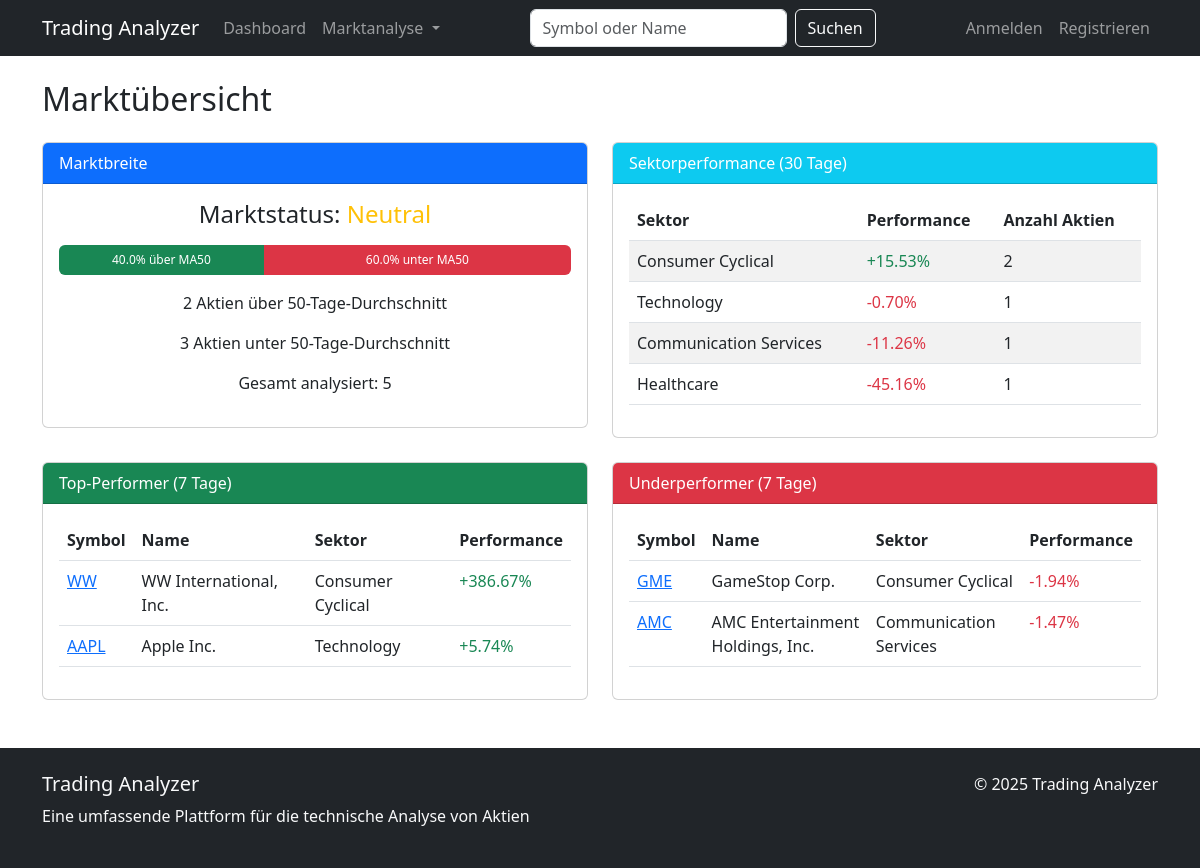
Page /market/overview/ on the earlier database version.
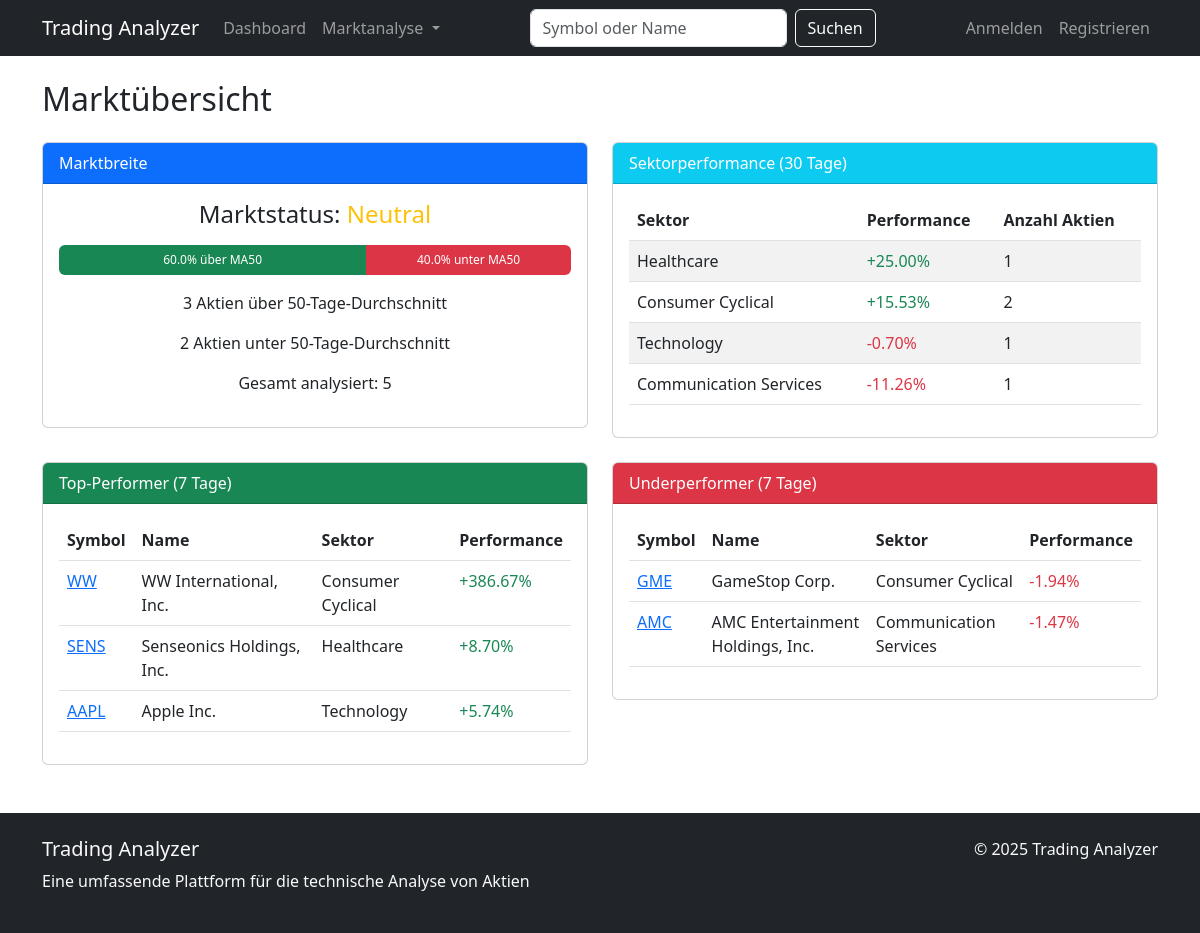
Same page on the later database version.
### stock_analyzer/models.py (models this page shows, shortened)
class Stock(models.Model):
    symbol = models.CharField(max_length=10, unique=True)
    name = models.CharField(max_length=100)
    sector = models.CharField(max_length=100, null=True, blank=True)
    last_updated = models.DateTimeField(auto_now=True)

### stock_analyzer/views.py (the view)
# urls.py: path('market/overview/', views.market_overview, name='market_overview'),
def market_overview(request):
    sector_performance = MarketAnalyzer.sector_performance(days=30)
    market_breadth = MarketAnalyzer.market_breadth()
    one_week_ago = datetime.now().date() - timedelta(days=7)
    top_performers = []
    worst_performers = []
    for stock in Stock.objects.all():
        try:
            recent_data = list(StockData.objects.filter(
                stock=stock,
                date__gte=one_week_ago
            ).order_by('date'))  # Konvertiere zu einer Liste, um Slicing-Probleme zu vermeiden
            if len(recent_data) >= 2:
                first_price = float(recent_data[0].close_price)
                last_price = float(recent_data[-1].close_price)
                if first_price > 0:
                    performance = (last_price - first_price) / first_price * 100
                    stock_info = {
                        'symbol': stock.symbol,
                        'name': stock.name,
                        'sector': stock.sector,
                        'performance': performance
                    }
                    if len(top_performers) < 10 and performance > 0:
                        top_performers.append(stock_info)
                        top_performers.sort(key=lambda x: x['performance'], reverse=True)
                    elif top_performers and performance > top_performers[-1]['performance']:
                        top_performers.append(stock_info)
                        top_performers.sort(key=lambda x: x['performance'], reverse=True)
                        top_performers = top_performers[:10]
                    if len(worst_performers) < 10 and performance < 0:
                        worst_performers.append(stock_info)
                        worst_performers.sort(key=lambda x: x['performance'])
                    elif worst_performers and performance < worst_performers[-1]['performance']:
                        worst_performers.append(stock_info)
                        worst_performers.sort(key=lambda x: x['performance'])
                        worst_performers = worst_performers[:10]
        except Exception as e:
            print(f"Fehler bei der Berechnung der Performance für {stock.symbol}: {str(e)}")
            continue
    context = {
        'sector_performance': sector_performance,
        'market_breadth': market_breadth,
        'top_performers': top_performers,
        'worst_performers': worst_performers
    }
    return render(request, 'stock_analyzer/market_overview.html', context)

### stock_analyzer/templates/stock_analyzer/market_overview.html (shortened to what the changed rows need)
{% extends 'stock_analyzer/base.html' %}
{% block content %}
<h2 class="mb-4">Marktübersicht</h2>
<div class="row mb-4">
    <div class="col-md-6">
        <div class="card">
            <div class="card-body">
                {% if market_breadth %}
                <div class="text-center mb-3">
                    <h4>Marktstatus:
                        {% if market_breadth.market_state == 'Bullisch' %}
                            <span class="text-success">Bullisch</span>
                        {% elif market_breadth.market_state == 'Bearisch' %}
                            <span class="text-danger">Bearisch</span>
                        {% else %}
                            <span class="text-warning">Neutral</span>
                        {% endif %}
                    </h4>
                </div>
                <div class="progress mb-3" style="height: 30px;">
                    <div class="progress-bar bg-success" role="progressbar" style="width: {{ market_breadth.above_percent }}%">
                        {{ market_breadth.above_percent|floatformat:1 }}% über MA50
                    </div>
                    <div class="progress-bar bg-danger" role="progressbar" style="width: {{ market_breadth.below_percent }}%">
                        {{ market_breadth.below_percent|floatformat:1 }}% unter MA50
                    </div>
                </div>
                <div class="text-center">
                    <p>{{ market_breadth.above_ma50 }} Aktien über 50-Tage-Durchschnitt</p>
                    <p>{{ market_breadth.below_ma50 }} Aktien unter 50-Tage-Durchschnitt</p>
                    <p>Gesamt analysiert: {{ market_breadth.total_analyzed }}</p>
                </div>
                {% else %}
                <p class="text-center">Keine Daten zur Marktbreite verfügbar</p>
                {% endif %}
            </div>
        </div>
    </div>
    <div class="col-md-6">
        <div class="card">
            <div class="card-body">
                {% if sector_performance %}
                <div class="table-responsive">
                    <table class="table table-striped">
                        <thead>
                            <tr>
                                <th>Sektor</th>
                                <th>Performance</th>
                                <th>Anzahl Aktien</th>
                            </tr>
                        </thead>
                        <tbody>
                            {% for sector, data in sector_performance.items %}
                            <tr>
                                <td>{{ sector }}</td>
                                <td>
                                    {% if data.performance > 0 %}
                                        <span class="text-success">+{{ data.performance|floatformat:2 }}%</span>
                                    {% else %}
                                        <span class="text-danger">{{ data.performance|floatformat:2 }}%</span>
                                    {% endif %}
                                </td>
                                <td>{{ data.stock_count }}</td>
                            </tr>
                            {% endfor %}
                        </tbody>
                    </table>
                </div>
                {% else %}
                <p class="text-center">Keine Daten zur Sektorperformance verfügbar</p>
                {% endif %}
            </div>
        </div>
    </div>
</div>
<div class="row">
    <div class="col-md-6">
        <div class="card">
            <div class="card-body">
                {% if top_performers %}
                <div class="table-responsive">
                    <table class="table table-hover">
                        <thead>
                            <tr>
                                <th>Symbol</th>
                                <th>Name</th>
                                <th>Sektor</th>
                                <th>Performance</th>
                            </tr>
                        </thead>
                        <tbody>
                            {% for stock in top_performers %}
                            <tr>
                                <td><a href="{% url 'stock_detail' stock.symbol %}">{{ stock.symbol }}</a></td>
                                <td>{{ stock.name }}</td>
                                <td>{{ stock.sector }}</td>
                                <td class="text-success">+{{ stock.performance|floatformat:2 }}%</td>
                            </tr>
                            {% endfor %}
                        </tbody>
                    </table>
                </div>
                {% else %}
                <p class="text-center">Keine Daten zu Top-Performern verfügbar</p>
                {% endif %}
            </div>
        </div>
    </div>
    <div class="col-md-6">
        <div class="card">
            <div class="card-body">
                {% if worst_performers %}
                <div class="table-responsive">
                    <table class="table table-hover">
                        <thead>
                            <tr>
                                <th>Symbol</th>
                                <th>Name</th>
                                <th>Sektor</th>
                                <th>Performance</th>
                            </tr>
                        </thead>
                        <tbody>
                            {% for stock in worst_performers %}
                            <tr>
                                <td><a href="{% url 'stock_detail' stock.symbol %}">{{ stock.symbol }}</a></td>
                                <td>{{ stock.name }}</td>
                                <td>{{ stock.sector }}</td>
                                <td class="text-danger">{{ stock.performance|floatformat:2 }}%</td>
                            </tr>
                            {% endfor %}
                        </tbody>
                    </table>
                </div>
                {% else %}
                <p class="text-center">Keine Daten zu Underperformern verfügbar</p>
                {% endif %}
            </div>
        </div>
    </div>
</div>
{% endblock %}

Differences in the rows shown:
changed Stock "Healthcare": performance "-45.16" → "25.00"; moves up the list
Other differences:
{{ market_breadth.above_percent }}: 40.0 → 60.0 (drawn)
{{ market_breadth.above_percent|floatformat:1 }}: "40.0" → "60.0"
{{ market_breadth.below_percent }}: 60.0 → 40.0 (drawn)
{{ market_breadth.below_percent|floatformat:1 }}: "60.0" → "40.0"
{{ market_breadth.above_ma50 }}: "2" → "3"
{{ market_breadth.below_ma50 }}: "3" → "2"
new list line: "SENS Senseonics Holdings, Inc. Healthcare"
new list line: "+ 8.70 %"
